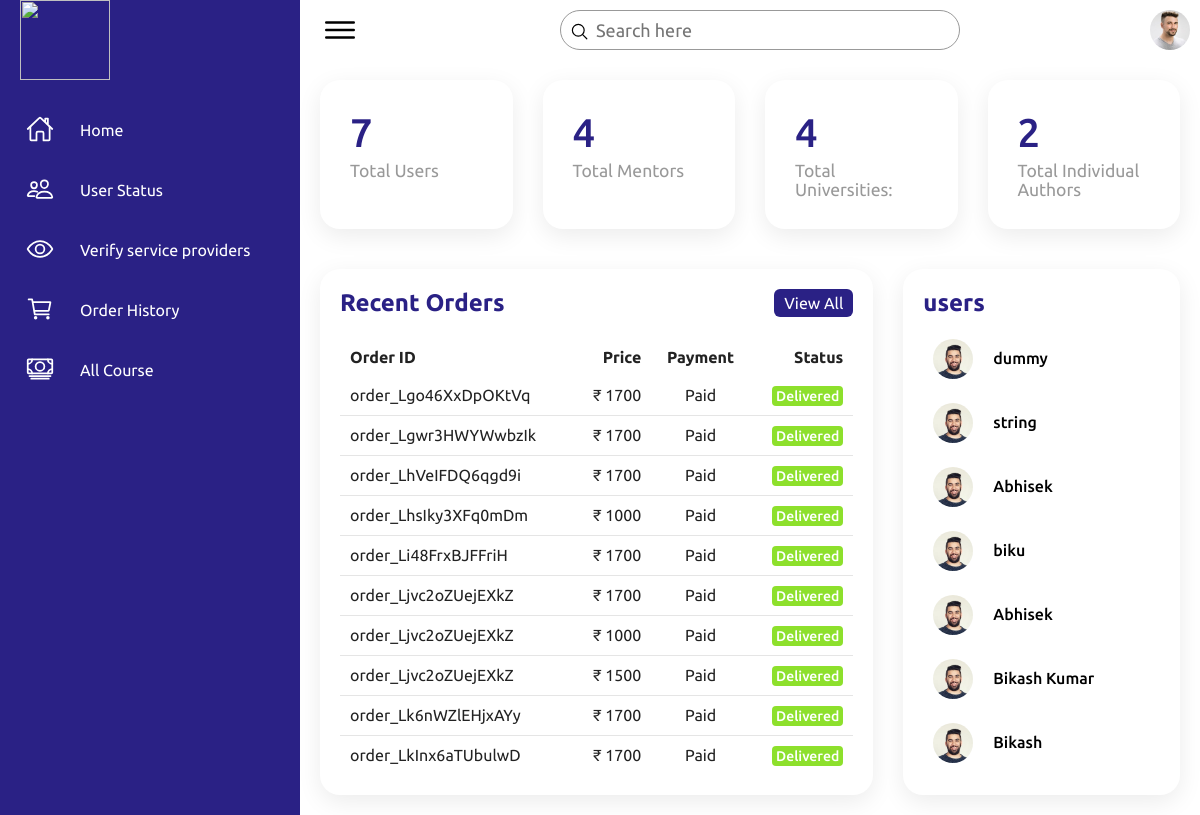
The page /admin on the database its author committed.
### tables this page shows
CREATE TABLE order_webstore(id INTEGER PRIMARY KEY,User_id INTEGER,Item_id INTEGER,Course_name VARCHAR,Price INTEGER,Payment_id VARCHAR, "Order_id" varchar);

CREATE TABLE user (User_id integer primary key,First_name varchar,Last_name varchar,Email varchar,Password BINARY(64), "status" INTEGER);

### main.py (the view)
@app.get('/admin')
def admin(request:Request):
    import admin
    t_user=admin.total_user()
    t_mentor=admin.total_mentor()
    t_university=admin.total_university()
    t_ia = admin.total_ia()
    import json
    recent_order=admin.recent_order()
    rec_json=json.loads(recent_order)
    user=admin.all_user()
    user_json=json.loads(user)
    return templates.TemplateResponse("admin(home).html",{"request":request,"t_user":t_user,"t_mentor":t_mentor,"t_university":t_university,"t_ia":t_ia,"recs":rec_json,"users":user_json})

### templates/admin(home).html (shortened to what this page needs)
<!DOCTYPE html>
<html lang="en">
<head>
    <link rel="stylesheet" href="/static/css/style.css">
</head>
<body>
    <div class="container">
        <div class="navigation">
            <ul>
                <li>
                    <a href="#">
                        <span class="icon">
                            <img src="/static/images/footer-logo.svg" alt="" style="width:90px;height:80px;margin-left:10px">
                        </span>
                    </a>
                </li>
                <li>
                    <a href="/admin">
                        <span class="icon">
                            <ion-icon name="home-outline"></ion-icon>
                        </span>
                        <span class="title">Home</span>
                    </a>
                </li>
                <li>
                    <a href="/AdminUserStatus">
                        <span class="icon">
                            <ion-icon name="people-outline"></ion-icon>
                        </span>
                        <span class="title">User Status</span>
                    </a>
                </li>
                <li>
                    <a href="/adminverifyjoinus">
                        <span class="icon">
                            <ion-icon name="eye-outline"></ion-icon>
                        </span>
                        <span class="title">Verify service providers</span>
                    </a>
                </li>
                <li>
                    <a href="/adminorderhistory">
                        <span class="icon">
                            <ion-icon name="cart-outline"></ion-icon>
                        </span>
                        <span class="title">Order History</span>
                    </a>
                </li>
                <li>
                    <a href="/AdminAllCourse">
                        <span class="icon">
                            <ion-icon name="cash-outline"></ion-icon>
                        </span>
                        <span class="title">All Course</span>
                    </a>
                </li>
            </ul>
        </div>
        <div class="main">
            <div class="topbar">
                <div class="toggle">
                    <ion-icon name="menu-outline"></ion-icon>
                </div>
                <div class="search">
                    <label>
                        <input type="text" placeholder="Search here">
                        <ion-icon name="search-outline"></ion-icon>
                    </label>
                </div>
                <div class="user">
                    <img src="/static/images/customer01.jpg" alt="">
                </div>
            </div>
            <div class="cardBox">
                <div class="card">
                    <div>
                        <div class="numbers">{{t_user}}</div>
                        <div class="cardName">Total Users</div>
                    </div>
                </div>
                <div class="card">
                    <div>
                        <div class="numbers">{{t_mentor}}</div>
                        <div class="cardName">Total Mentors</div>
                   </div>
                </div>
                <div class="card">
                    <div>
                        <div class="numbers">{{t_university}}</div>
                        <div class="cardName">Total Universities:</div>
                    </div>
                </div>
                <div class="card">
                    <div>
                        <div class="numbers">{{t_ia}}</div>
                        <div class="cardName">Total Individual Authors</div>
                    </div>
                </div>
            </div>
            <div class="details">
                <div class="recentOrders">
                    <div class="cardHeader">
                        <h2>Recent Orders</h2>
                        <a href="#" class="btn">View All</a>
                    </div>
                    <table>
                        <thead>
                            <tr>
                                <td>Order ID</td>
                                <td>Price</td>
                                <td>Payment</td>
                                <td>Status</td>
                            </tr>
                        </thead>
                        <tbody>
                            {% for rec in recs %}
                                <tr>
                                    <td>{{rec["Order_id"]}}</td>
                                    <td>₹ {{rec["Price"]}}</td>
                                    <td>Paid</td>
                                    <td><span class="status delivered">Delivered</span></td>
                                </tr>
                            {% endfor %}
                        </tbody>
                    </table>
                </div>
                <div class="recentCustomers">
                    <div class="cardHeader">
                        <h2>users</h2>
                    </div>
                    <table>
                        {% for user in users %}
                            <tr>
                                <td width="60px">
                                    <div class="imgBx"><img src="/static/images/customer02.jpg" alt=""></div>
                                </td>
                                <td>
                                    <h4>{{user["First_name"]}} <br> </h4>
                                </td>
                            </tr>
                        {% endfor %}
                    </table>
                </div>
            </div>
        </div>
    </div>
</body>
</html>

### rows shown on the page
order_webstore: Order_id "order_Lgo46XxDpOKtVq", Price "1700"
order_webstore: Order_id "order_Lgwr3HWYWwbzIk", Price "1700"
order_webstore: Order_id "order_LhVeIFDQ6qgd9i", Price "1700"
order_webstore: Order_id "order_LhsIky3XFq0mDm", Price "1000"
order_webstore: Order_id "order_Li48FrxBJFFriH", Price "1700"
order_webstore: Order_id "order_Ljvc2oZUejEXkZ", Price "1700"
order_webstore: Order_id "order_Ljvc2oZUejEXkZ", Price "1000"
order_webstore: Order_id "order_Ljvc2oZUejEXkZ", Price "1500"
order_webstore: Order_id "order_Lk6nWZlEHjxAYy", Price "1700"
order_webstore: Order_id "order_LkInx6aTUbulwD", Price "1700"
user: First_name "dummy"
user: First_name "string"
user: First_name "biku"
user: First_name "Bikash Kumar"
user: First_name "Bikash"

### other values the page prints
{{ t_user }} "7"
{{ t_mentor }} "4"
{{ t_university }} "4"
{{ t_ia }} "2"
{{ user["First_name"] }} "Abhisek" "Abhisek"
